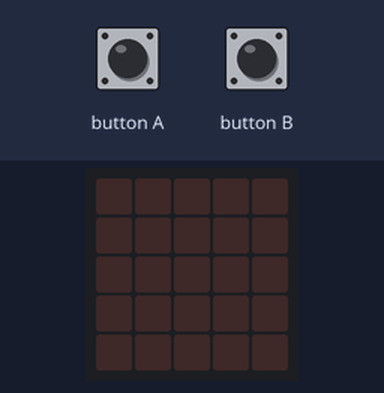
Recording of a program running on a simulated BBC micro:bit (MakeCode). Shown: the board's 5×5 LED display. Inputs (shaded band) come from the test bench.

Above: at 1.2 s.
1.3 s: button A pressed for 0.15 s
At 1.6 s:
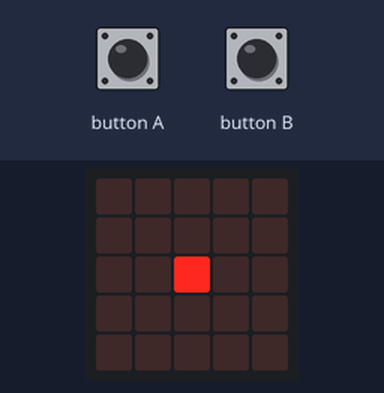
4.3 s: button B pressed for 1 s
At 5.72 s:
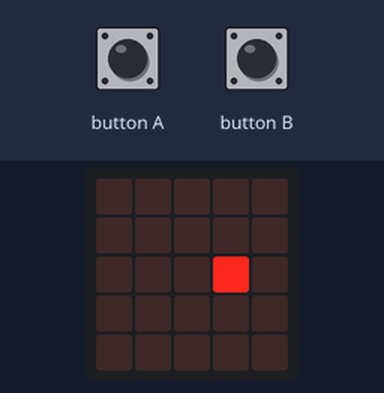
8.3 s: button B pressed for 3.2 s
At 9.84 s:
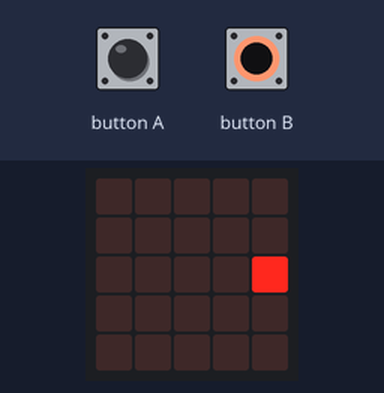
13.0 s: button B pressed for 0.15 s
At 15.3 s:
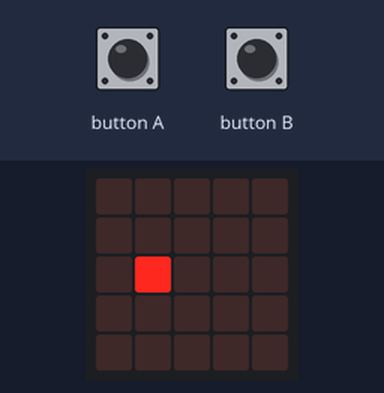
Timing chart, 0 to 16.8 s (numbered marks = the images above; inputs shaded):
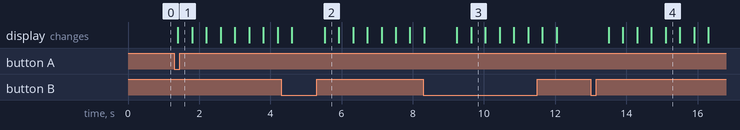

The program:

main.ts
```typescript
basic.forever(function () {
    if (input.buttonIsPressed(Button.A)) {
        basic.pause(100)
        basic.showLeds(`
            . . . . .
            . . . . .
            . . # . .
            . . . . .
            . . . . .
            `)
        basic.showLeds(`
            . . . . .
            . . . . .
            . . . . .
            . . # . .
            . . . . .
            `)
        basic.showLeds(`
            . . . . .
            . . . . .
            . . . . .
            . . . . .
            . . # . .
            `)
        basic.showLeds(`
            . . . . .
            . . . . .
            . . . . .
            . . # . .
            . . . . .
            `)
        basic.showLeds(`
            . . . . .
            . . . . .
            . . # . .
            . . . . .
            . . . . .
            `)
        basic.showLeds(`
            . . . . .
            . . # . .
            . . . . .
            . . . . .
            . . . . .
            `)
        basic.showLeds(`
            . . # . .
            . . . . .
            . . . . .
            . . . . .
            . . . . .
            `)
        basic.showLeds(`
            . . . . .
            . . # . .
            . . . . .
            . . . . .
            . . . . .
            `)
        basic.showLeds(`
            . . . . .
            . . . . .
            . . # . .
            . . . . .
            . . . . .
            `)
    } else {
        if (input.buttonIsPressed(Button.B)) {
            basic.pause(100)
            basic.showLeds(`
                . . . . .
                . . . . .
                . . # . .
                . . . . .
                . . . . .
                `)
            basic.showLeds(`
                . . . . .
                . . . . .
                . . . # .
                . . . . .
                . . . . .
                `)
            basic.showLeds(`
                . . . . .
                . . . . .
                . . . . #
                . . . . .
                . . . . .
                `)
            basic.showLeds(`
                . . . . .
                . . . . .
                . . . # .
                . . . . .
                . . . . .
                `)
            basic.showLeds(`
                . . . . .
                . . . . .
                . . # . .
                . . . . .
                . . . . .
                `)
            basic.showLeds(`
                . . . . .
                . . . . .
                . # . . .
                . . . . .
                . . . . .
                `)
            basic.showLeds(`
                . . . . .
                . . . . .
                # . . . .
                . . . . .
                . . . . .
                `)
            basic.showLeds(`
                . . . . .
                . . . . .
                . # . . .
                . . . . .
                . . . . .
                `)
            basic.showLeds(`
                . . . . .
                . . . . .
                . . # . .
                . . . . .
                . . . . .
                `)
        }
    }
})
```

test.ts
```typescript
// ide kerülnek a tesztek; a rendszer ezt nem kompilálja, ha a csomagot bővítményként használják.
```

Measured:
- after the input at 1.3 s, the display: changes after 0.10 s (image 1)
- after the input at 4.3 s, the display: first differs from a run without the input after 1.2 s (image 2)
- after the input at 8.3 s, the display: first differs from a run without the input after 0.94 s (image 3 shows a later state)
- after the input at 13.0 s, the display: first changes after 0.50 s (image 4 shows a later state)
- what the display in image 2 shows lasts 0.4 s, from 5.5 s to 5.9 s
